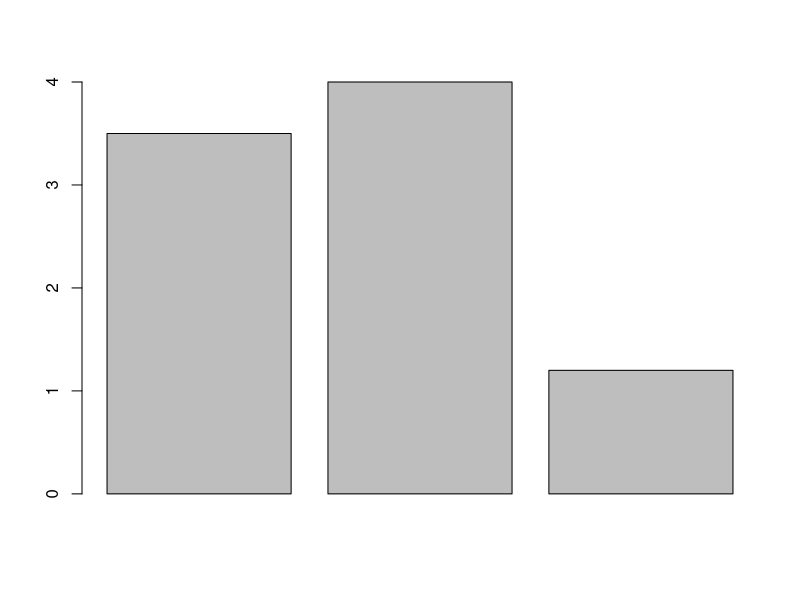
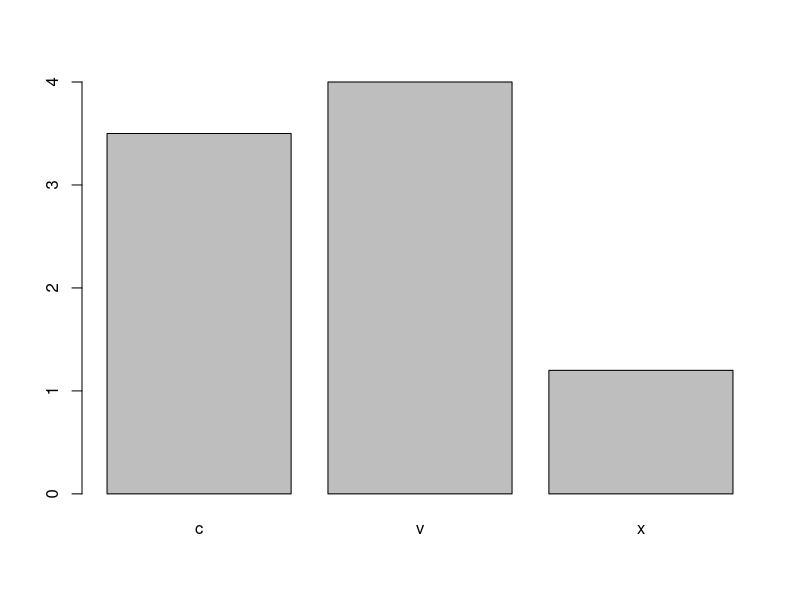
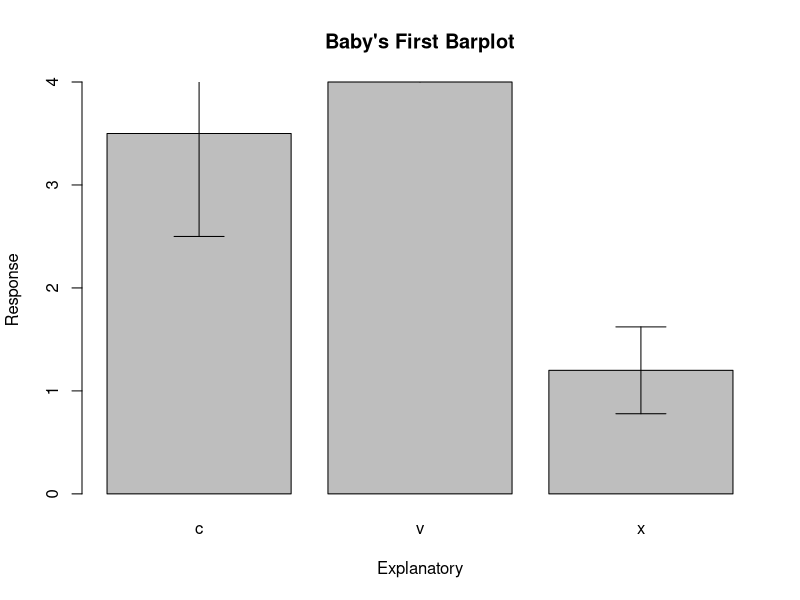
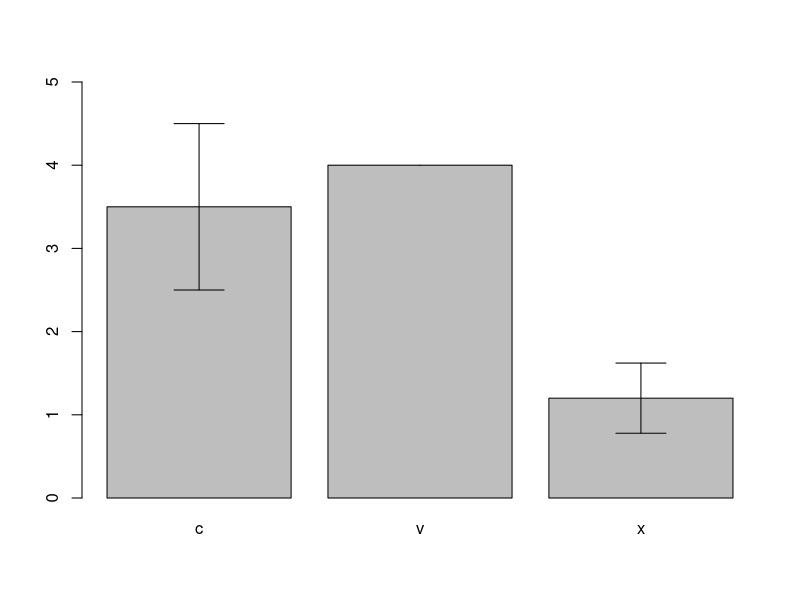
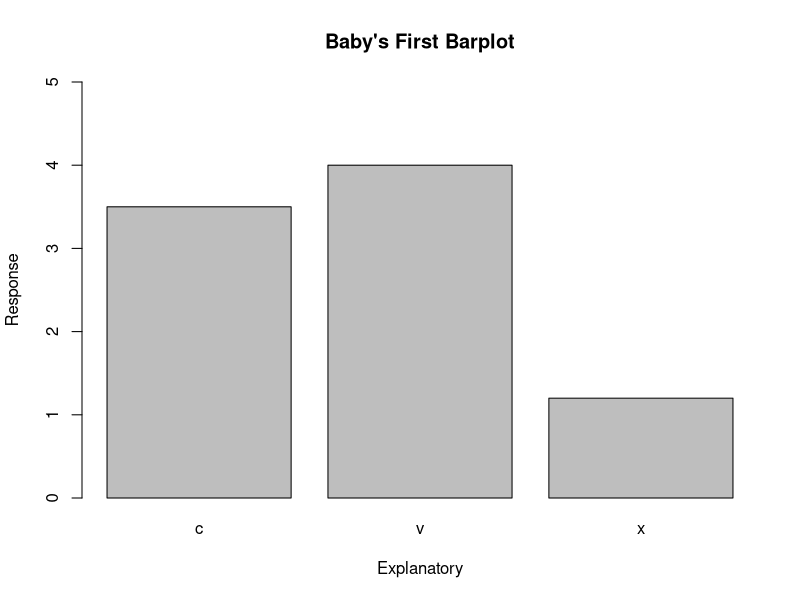
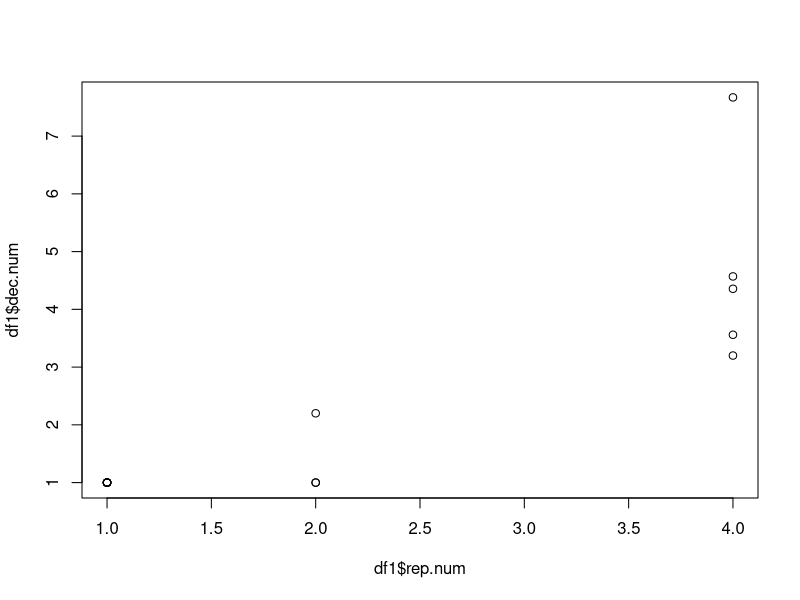
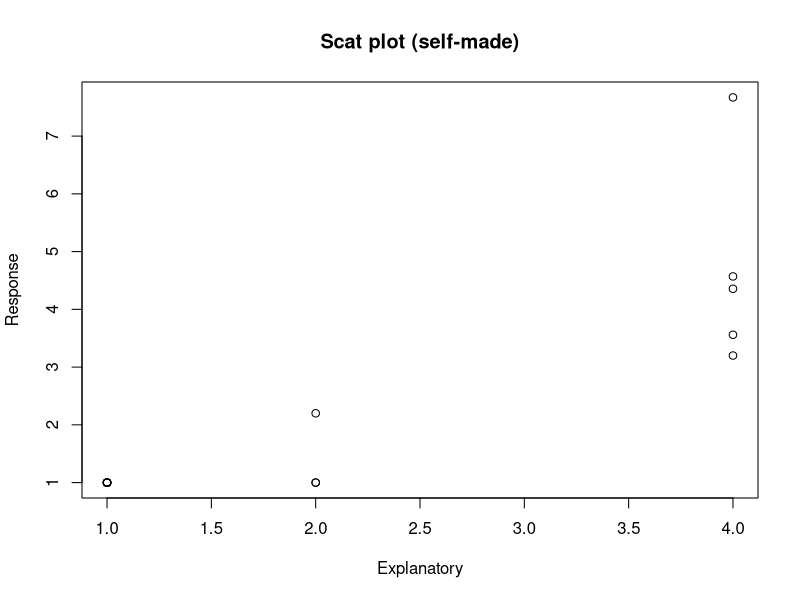
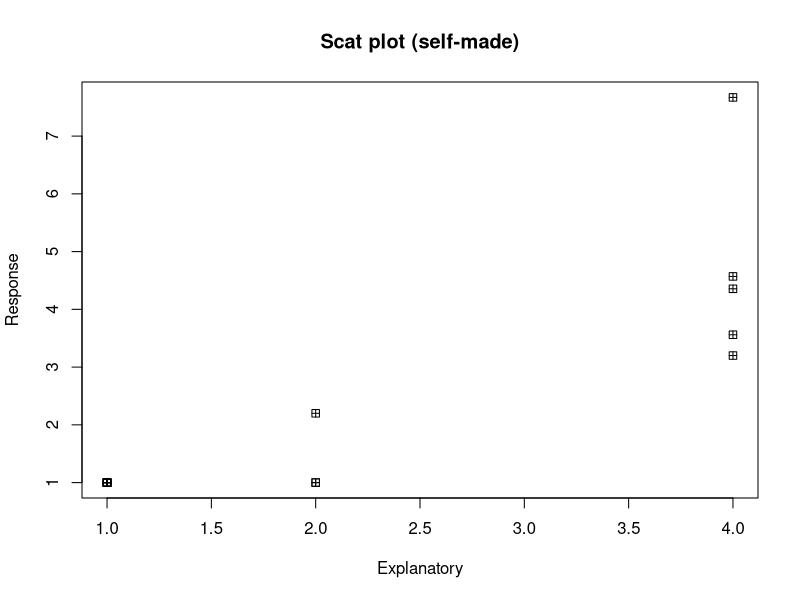

Generate these figures, in order, with R:
# With the data frame you created last week you will:

unique.char <- c('a','b','c','d','e','f','g','h','i','j','k','l','m','n','o')
group.char <- c('x','x','x','x','x','x','x','x','x','x','c','c','c','v','v')
uniqu.num <- c(1,2,3,4,5,6,7,8,9,10,11,12,13,14,15)
rep.num <- c(1,1,1,1,1,1,1,1,2,2,2,4,4,4,4)
dec.num <- c(1,1,1,1,1,1,1,1,1,1,2.2,3.2,4.57,7.67,4.356)
df <- as.data.frame(cbind(unique.char,group.char,uniqu.num,rep.num,dec.num))
df$uniqu.num <- as.numeric(as.character(df$uniqu.num))
df$rep.num <- as.numeric(as.character(df$rep.num))
df$dec.num <- as.numeric(as.character(df$dec.num))
add.row <- data.frame("q","c",5,4,3.56)
colnames(add.row) <- colnames(df) 
df1 <- rbind(df, add.row)
row.names(df1) <- df1$unique.char
df1 <- df1[,-1]
df1

# Create a barplot for one numeric column, grouped by the character vector with 3 unique values
df.mean <- aggregate(df1$rep.num ~df1$group.char, FUN = "mean")
df.mean
colnames(df.mean) <- c("Factor","Mean")
df.mean
barplot(df.mean$Mean)
barplot(df.mean$Mean, names.arg = df.mean$Factor)
df.sd <- aggregate(df1$rep.num ~df1$group.char, FUN = "sd")
colnames(df.sd) <- c("Factor","StanDev")
df.sd
b.plot <- barplot(df.mean$Mean, names.arg = df.mean$Factor, xlab = "Explanatory", ylab = "Response", main = "Baby's First Barplot")

  # Add error bars with mean and standard deviation to the plot
arrows(b.plot, df.mean$Mean-df.sd$StanDev,
       b.plot, df.mean$Mean+df.sd$StanDev,angle=90,code=3)
b.plot <- barplot(df.mean$Mean, names.arg = df.mean$Factor, ylim = c(0,5))
arrows(b.plot, df.mean$Mean-df.sd$StanDev,
       b.plot, df.mean$Mean+df.sd$StanDev,angle=90,code=3)

# Change the x and y labels and add a title
b.plot <- barplot(df.mean$Mean, names.arg = df.mean$Factor, ylim = c(0,5), xlab = "Explanatory", ylab = "Response", main = "Baby's First Barplot")
  # Export the plot as a PDF that is 4 inches wide and 7 inches tall.

# Create a scatter plot between two of your numeric columns.
plot(df1$dec.num ~ df1$rep.num)
plot(df1$dec.num ~ df1$rep.num, xlab = "Explanatory", ylab = "Response", main = "Scat plot (self-made)")

  # Change the point shape and color to something NOT used in the example.
plot(df1$dec.num ~ df1$rep.num, xlab = "Explanatory", ylab = "Response", main = "Scat plot (self-made)", pch=12)
plot(df1$dec.num ~ df1$rep.num, xlab = "Explanatory", ylab = "Response", main = "Scat plot (self-made)", pch=12, col = "saddlebrown")

  # Change the x and y labels and add a title
  # Export the plot as a JPEG by using the "Export" button in the plotting pane.

# Upload both plots with the script used to create them to GitHub.
  # Follow the same file naming format as last week for the script.
  # Name plots as Lastname_barplot or Lastname_scatterplot. Save them to your "plots" folder.
